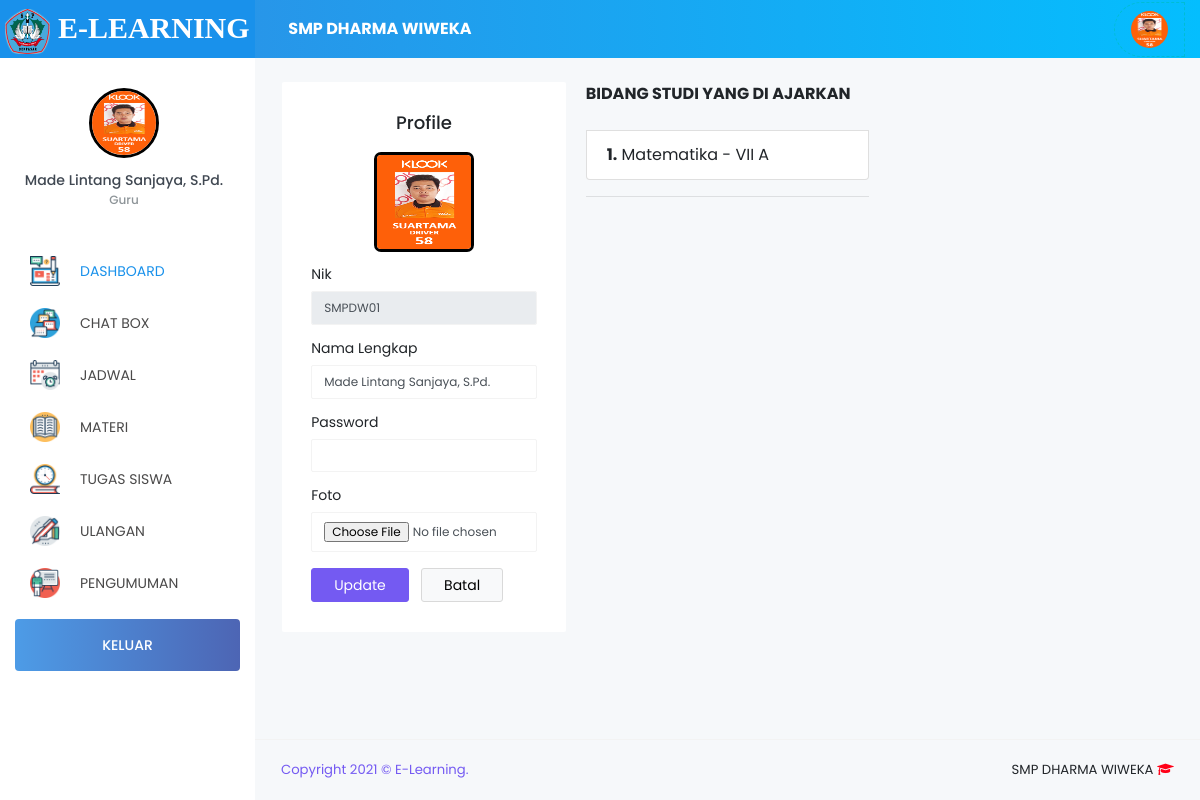
/Guru/index.php?page=profil (signed in), run on the app's committed database.
### tables this page shows
CREATE TABLE `tb_sekolah` (
  `id_sekolah` int(11) NOT NULL,
  `nama_sekolah` varchar(120) NOT NULL,
  `kepsek` varchar(120) NOT NULL,
  `textlogo` varchar(120) NOT NULL,
  `logo` varchar(255) NOT NULL,
  `copyright` varchar(255) NOT NULL
);

CREATE TABLE `tb_guru` (
  `id_guru` int(11) NOT NULL,
  `nik` varchar(20) NOT NULL,
  `nama_guru` varchar(120) NOT NULL,
  `username` varchar(65) NOT NULL,
  `password` varchar(255) NOT NULL,
  `foto` varchar(255) NOT NULL,
  `status` varchar(5) NOT NULL,
  `date_created` date NOT NULL,
  `confirm` enum('Yes','No') NOT NULL
);

CREATE TABLE `tb_roleguru` (
  `id_roleguru` int(11) NOT NULL,
  `id_guru` int(11) NOT NULL,
  `id_kelas` int(11) NOT NULL,
  `id_mapel` int(11) NOT NULL,
  `id_semester` int(11) NOT NULL,
  `jadwal_id` varchar(191) NOT NULL
);

CREATE TABLE `tb_master_mapel` (
  `id_mapel` int(11) NOT NULL,
  `mapel` varchar(60) NOT NULL
);

CREATE TABLE `tb_master_kelas` (
  `id_kelas` int(11) NOT NULL,
  `kelas` varchar(45) NOT NULL
);

### Guru/index.php (the view, shortened to what this page needs)
<?php
  include '../config/db.php';
  if (@$_SESSION['Guru']) {
    if (@$_SESSION['Guru']) {
      $sesi = @$_SESSION['Guru'];
    }
    $sql  = mysqli_query($con,"SELECT * FROM tb_guru WHERE id_guru = '$sesi'") or die(mysqli_error($con));
    $data = mysqli_fetch_array($sql);
    $sekolah  = mysqli_query($con,"SELECT * FROM tb_sekolah WHERE id_sekolah=1 ");
    $apl      = mysqli_fetch_array($sekolah); ?>
    <!DOCTYPE html>
    <html lang="en">
    <head>
      <link rel="stylesheet" href="../vendor/node_modules/mdi/css/materialdesignicons.min.css">
      <link rel="stylesheet" href="../vendor/node_modules/simple-line-icons/css/simple-line-icons.css">
      <link rel="stylesheet" href="../vendor/node_modules/font-awesome/css/font-awesome.min.css" />
      <link rel="stylesheet" href="../vendor/css/style.css">
      <link href="../vendor/sweetalert/sweetalert.css" rel="stylesheet" />
      <link rel="stylesheet" type="text/css" href="../vendor/css/jquery.dataTables.css">
    </head>
    <body>
      <div class="container-scroller">
        <nav class="navbar col-lg-12 col-12 p-0 fixed-top d-flex flex-row">
          <div class="text-center navbar-brand-wrapper d-flex align-items-top justify-content-center" style="background-color: #1991eb;">
            <a class="navbar-brand brand-logo" href="index.php" style="font-family:Aegyptus;font-weight: bold;font-size: 30px;">
              <img src="../vendor/images/<?=$apl['logo'];?>" alt="logo" style="height: 45px;width: 45px;border-radius: 10px;"> <b><?=$apl['textlogo'];?></b>
            </a>
          </div>
          <div class="navbar-menu-wrapper d-flex align-items-center">
            <ul class="navbar-nav navbar-nav-left header-links d-none d-md-flex">
              <li class="nav-item" style="width: 400px;">
                <a href="#" style="color: #fff;text-decoration: none;">
                  <b><?=$apl['nama_sekolah'];?></b></a>
              </li>
            </ul>
            <ul class="navbar-nav navbar-nav-right" style="border-top-left-radius:50px;color: black;border-bottom-left-radius:50px;color: #fff;border:1px dashed #00BCD4; ">
              <li class="nav-item d-none d-lg-block">
                <a class="nav-link" href="?page=profil">
                  <img class="img-xs rounded-circle" src="../vendor/images/img_Guru/<?=$data['foto']; ?>" alt="">
                </a>
              </li>
            </ul>
          </div>
        </nav>
        <div class="container-fluid page-body-wrapper">
          <nav class="sidebar sidebar-offcanvas" id="sidebar">
            <ul class="nav">
              <li class="nav-item nav-profile">
                <div class="nav-link">
                  <div class="profile-image">
                    <a href="?page=profil">
                      <img src="../vendor/images/img_Guru/<?=$data['foto']; ?>" alt="image" style="border:3px solid black;"/>
                    </a>
                  </div>
                  <div class="profile-name">
                    <p class="name"><?=$data['nama_guru']; ?></p>
                    <p class="designation">Guru</p>
                  </div>
                </div>
              </li>
              <li class="nav-item">
                <a class="nav-link" href="index.php"><img class="menu-icon" src="../vendor/images/menu_icons/081-online education.png" alt="menu icon" style="width:30px;height:30px;"><span class="menu-title">DASHBOARD</span></a>
              </li>
              <li class="nav-item">
                <a class="nav-link" href="?page=chat"><img class="menu-icon" src="../vendor/images/menu_icons/176-thoughts.png" alt="menu icon" style="width:30px;height:30px;"><span class="menu-title"> CHAT BOX</span></a>
              </li>
              <li class="nav-item">
                <a class="nav-link" href="?page=mapel"><img class="menu-icon" src="../vendor/images/menu_icons/118-calendar.png" alt="menu icon" style="width:30px;height:30px;"><span class="menu-title">JADWAL</span></a>
              </li>
              <li class="nav-item">
                <a class="nav-link" href="?page=materi">
                  <img class="menu-icon" src="../vendor/images/menu_icons/097-open book.png" alt="menu icon" style="width:30px;height:30px;">
                  <span class="menu-title">MATERI</span>
                </a>
              </li>
              <li class="nav-item">
                <a class="nav-link" data-toggle="collapse" href="#tugas" aria-expanded="false" aria-controls="general-pages"> <img class="menu-icon" src="../vendor/images/menu_icons/157-study.png" alt="menu icon" style="width:30px;height:30px;"> <span class="menu-title">TUGAS SISWA</span><i class="menu-arrow"></i>
                </a>
              </li>
              <li class="nav-item">
                <a class="nav-link" data-toggle="collapse" href="#evaluasi" aria-expanded="false" aria-controls="general-pages"> <img class="menu-icon" src="../vendor/images/menu_icons/142-signing.png" alt="menu icon" style="width:30px;height:30px;"> <span class="menu-title">ULANGAN</span><i class="menu-arrow"></i>
                </a>
              </li>
              <li class="nav-item">
                <a class="nav-link" href="?page=pengumuman"><img class="menu-icon" src="../vendor/images/menu_icons/165-teacher.png" alt="menu icon" style="width:30px;height:30px;"> <span class="menu-title">PENGUMUMAN</span></a>
              </li>
              <li class="nav-item purchase-button">
                <a class="nav-link" href="logout.php">
                KELUAR</a>
              </li>
            </ul>
          </nav>
          <div class="main-panel">
            <?php
              $page = @$_GET['page'];
              $act  = @$_GET['act'];
              if ($page=='perangkat') {
                if ($act=='') include 'modul/perangkat/data_perangkat.php';
                elseif ($act=='add') include 'modul/perangkat/add_perangkat.php';
                elseif ($act=='edit') include 'modul/perangkat/edit_perangkat.php';
                elseif ($act=='del') include 'modul/perangkat/del_perangkat.php';
                elseif ($act=='view') include 'modul/perangkat/view.php';
              } elseif ($page=='mapel') {
                if ($act=='') include 'modul/role/data_role.php';
                elseif ($act=='add') include 'modul/role/add_role.php';
                elseif ($act=='edit') include 'modul/role/edit_role.php';
                elseif ($act=='del') include 'modul/role/del_role.php';
              }elseif ($page=='nilai') {
                if ($act=='') include 'modul/nilai/data_nilai.php';
                elseif ($act=='view') include 'modul/nilai/view_nilaikelas.php';
              }elseif ($page=='profil') {
                if ($act=='') include 'modul/profil/data_profil.php';
              }elseif ($page=='chat') {
                if ($act=='') include 'modul/chat/chat.php';
                if ($act=='lihat') include 'modul/chat/isiChat.php';
                elseif ($act=='del') include 'modul/chat/del.php';
              }elseif ($page=='pengumuman') {
                if ($act=='') include 'modul/pengumuman/data_pengumuman.php';
                elseif ($act=='add') include 'modul/pengumuman/add_pengumuman.php';
                elseif ($act=='edit') include 'modul/pengumuman/edit_pengumuman.php';
                elseif ($act=='del') include 'modul/pengumuman/del_pengumuman.php';
              }elseif ($page=='proses') {
                include 'modul/models.php';
              }elseif ($page=='input_nilai') {
                include 'modul/nilai/input_nilai.php';
              }elseif ($page=='edit_nilai') {
                include 'modul/nilai/edit_nilai.php';
              }elseif ($page=='') {
                include 'Home.php';
              }else{
                echo "<b>4014!</b> Tidak ada halaman !";
              }
            ?>
            <footer class="footer">
              <div class="container-fluid clearfix">
                <span class="text-info d-block text-center text-sm-left d-sm-inline-block"><?=$apl['copyright'];?></span>
                <span class="float-none float-sm-right d-block mt-1 mt-sm-0 text-center"><?=$apl['nama_sekolah'];?> <i class="fa fa-graduation-cap text-danger"></i></span>
              </div>
            </footer>
          </div>
        </div>
      </div>
    </body>
    </html>
<?php
} else{
	include 'modul/500.html';
}

### Guru/modul/profil/data_profil.php (shortened to what this page needs)
<div class="content-wrapper">
  <div class="row">
    <div class="col-md-4 d-flex align-items-stretch grid-margin">
      <div class="row flex-grow">
        <div class="col-12">
          <div class="card">
            <div class="card-body">
              <h4 class="card-title text-center">Profile</h4>
              <p class="card-description text-center">
                <img src="../vendor/images/img_Guru/<?=$data['foto']; ?>" style="border:3px solid black;width: 100px;height: 100px;border-radius: 7px;"/>
              </p>
              <form class="forms-sample" method="post" action="?page=proses" enctype="multipart/form-data">
                <div class="form-group">
                  <label>Nik</label>
                  <input type="text" class="form-control" name="nik" value="<?=$data['nik'] ?>" disabled>
                </div>
                <div class="form-group">
                  <label>Nama Lengkap</label>
                  <input type="text" class="form-control" name="nama" value="<?=$data['nama_guru'] ?>">
                </div>
                <div class="form-group">
                  <label>Password</label>
                  <input type="password" name="password" class="form-control" required>
                </div>
                <div class="form-group">
                  <label>Foto</label>
                  <input id="file" type="file" name="foto" class="form-control">
                </div>
                <button type="submit" name="porifilUpdate" class="btn btn-info mr-2">Update</button>
                <a href="javascript:history.back()" class="btn btn-light">Batal</a>
              </form>
            </div>
          </div>
        </div>
      </div>
    </div>
    <div class="col-md-4">
      <ul class="list-group">
        <b>BIDANG STUDI YANG DI AJARKAN</b>
        <br>
        <?php
          $no       = 1;
          $sqlrole  = mysqli_query($con,"SELECT * FROM tb_roleguru
            INNER JOIN tb_master_kelas ON tb_roleguru.id_kelas=tb_master_kelas.id_kelas
            INNER JOIN tb_master_mapel ON tb_roleguru.id_mapel=tb_master_mapel.id_mapel
            INNER JOIN tb_master_semester ON tb_roleguru.id_semester=tb_master_semester.id_semester
            WHERE tb_roleguru.id_guru='$sesi'
          ");
          foreach ($sqlrole as $row) { ?>
            <li class="list-group-item">
              <b><?=$no++; ?>.</b> <?=$row['mapel'] ?> - <?=$row['kelas'] ?>
            </li>
          <?php }
        ?>
      </ul>
      <hr>
    </div>
  </div>
</div>

### data on the page
tb_sekolah: logo (picture), textlogo "E-LEARNING", nama_sekolah "SMP DHARMA WIWEKA", copyright "Copyright 2021 © E-Learning."
tb_guru: foto (picture), nama_guru "Made Lintang Sanjaya, S.Pd.", nik "SMPDW01", nama "Made Lintang Sanjaya, S.Pd."
tb_roleguru: id_mapel.mapel "Matematika", id_kelas.kelas "VII A"
